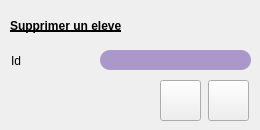
     <widget class="QWidget" name="page_5">
      <widget class="QLabel" name="label_6">
       <property name="geometry">
        <rect>
         <x>10</x>
         <y>10</y>
         <width>241</width>
         <height>31</height>
        </rect>
       </property>
       <property name="styleSheet">
        <string notr="true">font: 75 15pt &quot;Quicksand&quot;;
text-decoration: underline;
font-weight:bold;</string>
       </property>
       <property name="text">
        <string>Supprimer un eleve</string>
       </property>
      </widget>
      <widget class="QLineEdit" name="lineEdit_Su_id_E">
       <property name="geometry">
        <rect>
         <x>100</x>
         <y>50</y>
         <width>151</width>
         <height>20</height>
        </rect>
       </property>
       <property name="styleSheet">
        <string notr="true">border-color: rgb(255, 255, 255);

border-radius: 10px;
background-color: rgb(171, 152, 203);</string>
       </property>
      </widget>
      <widget class="QLabel" name="label_7">
       <property name="geometry">
        <rect>
         <x>11</x>
         <y>54</y>
         <width>47</width>
         <height>14</height>
        </rect>
       </property>
       <property name="text">
        <string>Id</string>
       </property>
      </widget>
      <widget class="QPushButton" name="pushButton_resetSE">
       <property name="geometry">
        <rect>
         <x>208</x>
         <y>80</y>
         <width>41</width>
         <height>41</height>
        </rect>
       </property>
       <property name="styleSheet">
        <string notr="true">border-image: url(:/new/prefix1/icon/annuler.png);</string>
       </property>
       <property name="text">
        <string/>
       </property>
      </widget>
      <widget class="QPushButton" name="pushButton_SupprimerEleve">
       <property name="geometry">
        <rect>
         <x>160</x>
         <y>80</y>
         <width>41</width>
         <height>41</height>
        </rect>
       </property>
       <property name="styleSheet">
        <string notr="true">border-image: url(:/new/prefix1/icon/ok.png);</string>
       </property>
       <property name="text">
        <string/>
       </property>
      </widget>
     </widget>
